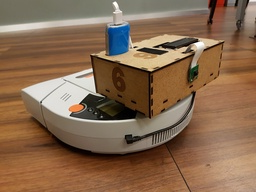
#> input picture 20170515_140205(1).jpg, 256 x 192 px, shrunk from 4032 x 3024 before the run
$ python -i projetofinal.py   (imports and definitions only)   (Python 2 division)
#> lines starting #> are read from the running program, lines starting #| are printed output that depends on the picture; after the words box and inside, x2 and y2 are one past the last pixel; in counts of white or black regions, pixels touching at a corner belong together
import numpy as np
import cv2

# Load the image in color
def criaContorno(imagem): #retorna array de contornos com aprox.

#> called with imagem = '../20170515_140205(1).jpg'
	im = cv2.imread(imagem ,cv2.IMREAD_COLOR) #Le a imagem
#> im is the input picture: shape (192, 256, 3); mean B, G, R 79.8, 105.2, 135
	imgray = cv2.cvtColor(im,cv2.COLOR_BGR2GRAY) #Converte pro cinza
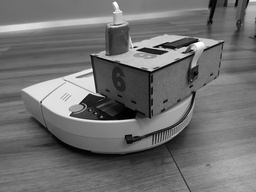
#> imgray: shape (192, 256); min 0, max 255, mean 111.2
	ret,thresh = cv2.threshold(imgray,127,255,0) #cinza para preto e branco
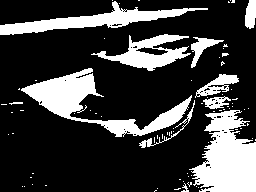
#> thresh: shape (192, 256); 24.7% white; 81 white regions (70 under 20 px)
	cv2.imwrite('foto.png', thresh) #salva foto
	contours, hierarchy = cv2.findContours(thresh,cv2.RETR_TREE,cv2.CHAIN_APPROX_SIMPLE) #encontra contornos com aproximacao
#> contours = 146 contours, 134 with area under 20; largest, box (x1, y1, x2, y2) and area: (189, 110, 256, 192) 3354, (21, 68, 192, 137) 3004, (0, 1, 208, 35) 1919, (91, 34, 191, 71) 1464, (195, 74, 239, 98) 426
	contorno = (255-thresh) #inverte preto e branco
#> contorno: shape (192, 256); 75.3% white; 81 black regions (70 under 20 px), largest, box (x1, y1, x2, y2) and area: (189, 110, 256, 192) 3561, (21, 68, 192, 137) 3257, (0, 1, 208, 35) 2125
	##cv2.imwrite('lalala.png', contorno) #salva imagem
	for cnt in contours: #loop
		cnt = cnt.reshape(cnt.shape[0], 2)
	# 	print('num pontos', cnt.shape[0]) #printa numero de pontos de cada array
	 	media_cnt = np.sum(cnt, axis=0)/cnt.shape[0] #media dos valores dos pontos
	# 	print(media_cnt)
	 	cv2.circle(contorno, tuple(media_cnt), 10, (128, 128, 0))
	 	cv2.drawContours(contorno, [cnt], -1, (0, 0, 255), 3)
	 	cv2.imwrite("aloka.png", contorno) #cria a imagem com contorno
	 	for c in contours:
	#		print("cont shape", c.shape)
			for i in range(c.shape[0]):
				print("x", c[i][0][0], " y", c[i][0][1])
#> this loop made 146 passes
#> media_cnt on passes 2, 3, 4, 5, 6, 7, 9, 10, 11, 12, 15, 16: [177, 188], [157, 188], [198, 187], [196, 186], [24, 186], [22, 186], [32, 184], [184, 187], [189, 183], [183, 181], [188, 176], [191, 175]
#> (cnt, media_cnt) on passes 22, 23, 24, 28, 29, 31: ([[154, 137], [154, 142]], [154, 139]), ([[157, 135], [157, 138]], [157, 136]), ([[162, 134], [162, 138]], [162, 136]), ([[169, 132], [169, 135]], [169, 133]), ([[167, 132], [167, 134]], [167, 133]), ([[171, 131], [171, 133]], [171, 132])
#> (printed output is left out)
#> pass 1, in criaContorno, `cv2.imwrite("aloka.png", contorno)`:
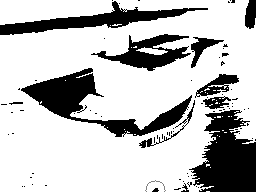
#> saved as aloka.png: shape (192, 256); min 0, max 255, mean 191.9
#> after the loop:
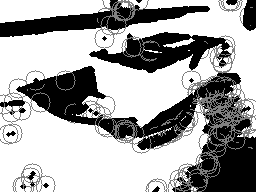
#> contorno: shape (192, 256); min 0, max 255, mean 164.3
	return c[i][0][0], c[i][0][1]

>>> result = criaContorno('../20170515_140205(1).jpg')

$ run again, on 20170526_152445.jpg
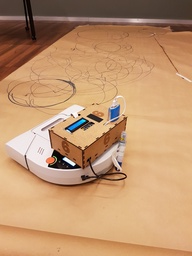
#> input picture 20170526_152445.jpg, 192 x 256 px, shrunk from 3024 x 4032 before the run
#> in criaContorno, im is the input picture: shape (256, 192, 3); mean B, G, R 111.1, 148.8, 190.7
#> in criaContorno, `ret,thresh = cv2.threshold(imgray,127,255,0)`:
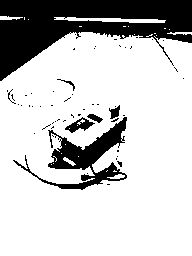
#> thresh: shape (256, 192); 77.9% white; 55 black regions (48 under 20 px)
#> contours = 128 contours, 114 with area under 20; largest, box (x1, y1, x2, y2) and area: (0, 32, 192, 256) 40300, (12, 116, 128, 191) 2730, (54, 17, 166, 23) 270, (64, 116, 96, 134) 254, (108, 104, 121, 120) 108
#> the loop in criaContorno, `for cnt in contours:` made 128 passes
#> media_cnt on passes 1, 2, 3, 5, 6, 7, 9, 10: [156, 35], [149, 35], [134, 34], [178, 33], [97, 45], [108, 184], [119, 163], [116, 158]
#> (printed output is left out)
#> after the loop in criaContorno, `for cnt in contours:`:
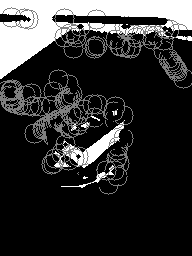
#> contorno: shape (256, 192); min 0, max 255, mean 48.8
